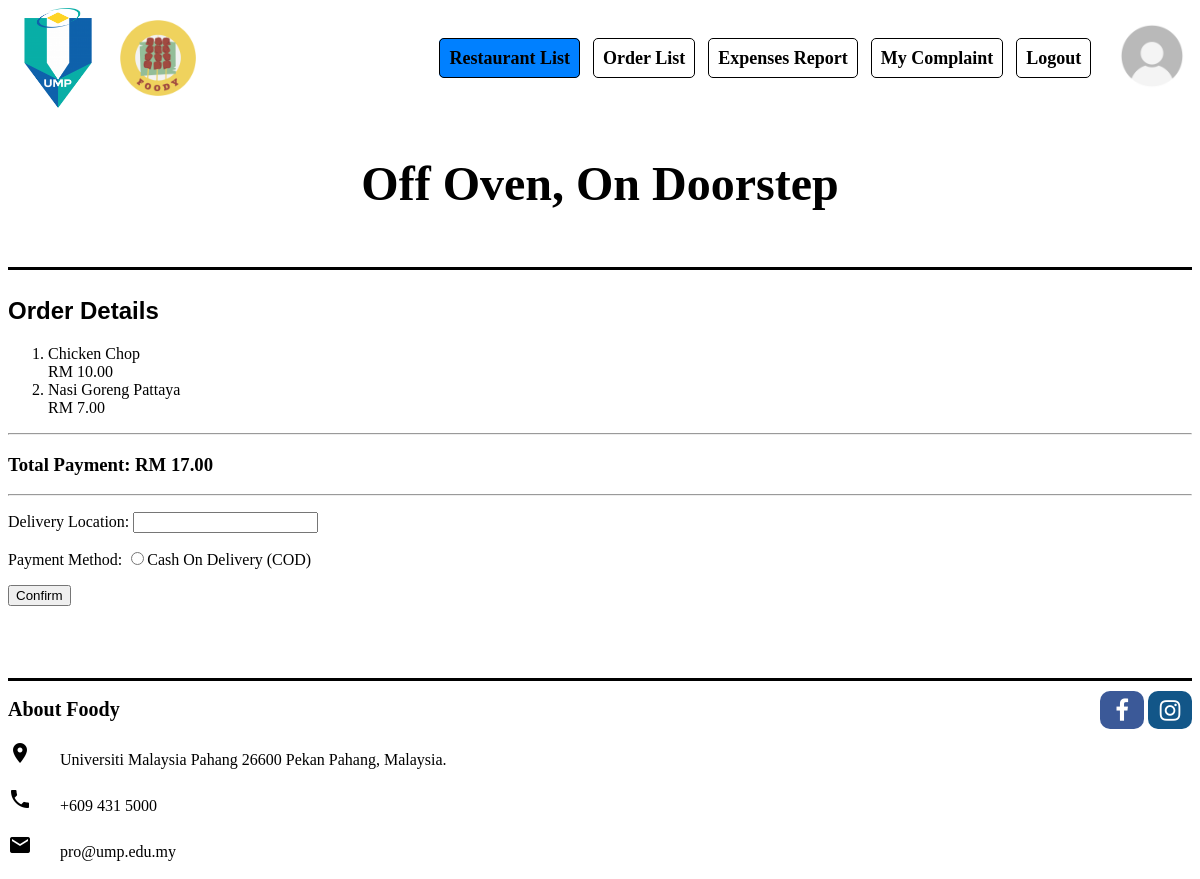
Screenshot of /general_user/orderDetail.php?order_ID=3 with the database file from the repository.
### tables this page shows
CREATE TABLE `order_details` (
  `od_ID` int NOT NULL,
  `orderQuantity` int DEFAULT NULL,
  `menu_ID` int DEFAULT NULL,
  `order_ID` int DEFAULT NULL,
  `totalPrice` float NOT NULL
);

CREATE TABLE `menu_list` (
  `menu_ID` int NOT NULL,
  `foodName` varchar(100) DEFAULT NULL,
  `foodPhoto` varchar(100) DEFAULT NULL,
  `foodDesc` varchar(100) DEFAULT NULL,
  `foodAvailability` varchar(100) DEFAULT NULL,
  `fc_ID` int DEFAULT NULL,
  `rd_ID` int DEFAULT NULL
);

### general_user/orderDetail.php (the view, shortened to what this page needs)
<!DOCTYPE html>
<html lang="en">
  <head>
     <link rel="stylesheet" href="https://cdnjs.cloudflare.com/ajax/libs/font-awesome/4.7.0/css/font-awesome.min.css">
  </head>
  <header class="wrapper">
  <img src="../resources/../resources/ump logo.png" alt="UMP" width="100" height="100">
        <img src="../resources/foody logo.png" alt="Foody" width="100" height="100">
        <nav>
        <a class="active" href="../general_user/resList.php">Restaurant List</a>
        <a href="../general_user/checkout.php">Order List</a>
        <a href="../general_user/expensesReport.php">Expenses Report</a>
        <a href="../complaint/UserViewComplaint.php">My Complaint</a>
        <a href="logout.php" onclick="return checklogout()">Logout</a>
        </nav>
        <a href="profile.php"><img src="../resources/../resources/profile.jpg" alt="profile" width="80" height="80"></a>
        <br>
        <h3>Off Oven, On Doorstep</h3>
  <div STYLE="background-color:#000000; height:3px; width:100%;"></div>
  <br>
  </header>
  <body>
  <h2 style="font-family:arial;">Order Details</h2>
<ol>
<?php
include("../db/db.php");
$order_ID = $_GET['order_ID'];
?>
<?php
$query = "SELECT m.menu_ID, m.foodName, od.orderQuantity, od.totalPrice FROM menu_list AS m, order_details AS od WHERE m.menu_ID = od.menu_ID AND od.order_ID = '$order_ID' ";
$result = mysqli_query($conn,$query);
$totalPayment = 0;
while ($row=mysqli_fetch_assoc($result)) {
    $foodName = $row["foodName"];
    $totalPrice = $row["totalPrice"];
    $totalPayment = $totalPayment + $totalPrice;
	?>
	<li>
	<?php echo $foodName; ?><br>
	<?php printf ("RM %.2f", $totalPrice); ?><br>
    </li>
	<?php
}
?>
</ol>
  <hr>
  <h3>Total Payment: <?php printf ("RM %.2f", $totalPayment); ?></h3>
  <hr>
  <form action="updateOrderList.php?order_ID=<?php echo $order_ID; ?>" method="post">
    <p>Delivery Location: <input type="text" name="delLocation"></p>
    <p>Payment Method: <input type="radio" name="pay" >Cash On Delivery (COD)</p>
    <input type="submit" value="Confirm">
</form>
</body>
<br><br><br><br>
<DIV STYLE="background-color:#000000; height:3px; width:100%;">
<footer class="wrapper">
        <div>
            <p style="font-size: 20px;"> <b>About Foody</b> </p>
            <div>
                <a href="#" class="fa fa-facebook fa-lg"></a>
                <a href="#" class="fa fa-instagram fa-lg"></a>
            </div>
        </div>
        <i class="material-icons">location_on</i>
        <span class="icon-text"> Universiti Malaysia Pahang 26600 Pekan Pahang, Malaysia. </span>
        <br><br><i class="material-icons">local_phone</i>
        <span class="icon-text"> +609 431 5000 </span>
        <br><br><i class="material-icons">email</i>
        <span class="icon-text"> pro@ump.edu.my </span>
        <br><br>
</footer>
</html>

### general_user/orderDetail.php (style rules this page uses)
header { display: flex; flex-flow: wrap; justify-content: space-between; align-items: center; white-space: nowrap; }
header > nav { margin-left: auto; margin-right: 1%; text-decoration: none; }
header > nav > a { border: black solid 1px; text-decoration: none; padding: 0.5em; margin-right: 0.5em; border-radius: 5px; color: black; font-weight: bold; font-size: 18px; }
header > nav > a.active { color: black; background-color: rgb(0 ,128 ,255); }
header > h3 { width: 100%; text-align: center; style=font-family:Georgia Garamond; font-size:300%; }
footer > div { display: flex; justify-content: space-between; align-items: center; white-space: nowrap; }
footer > div > div { margin-left: auto; }
.fa { padding: 10px; width: 1em; border-radius: 10px; text-align: center; font-size: 1.5em; text-decoration: none; }
.fa-facebook { background: #3B5998; color: white; }
.fa-instagram { background: #125688; color: white; }
.icon-text { display: inline-flex; align-items: center; padding:0 24px; }

### rows the page displays
order_details: menu_ID.foodName "Chicken Chop", totalPrice "10.00"
order_details: menu_ID.foodName "Nasi Goreng Pattaya", totalPrice "7.00"

### other values shown
$totalPayment "17.00"
